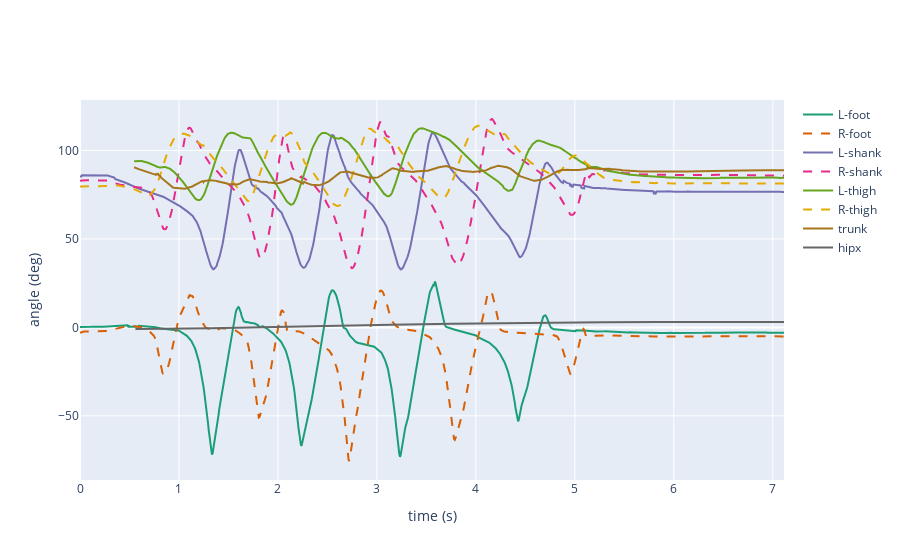

The code cell stored with this chart in its notebook:
### Code cell
"""
plot(file_dir = f_loc, patient_id = p_id, trial = t, 
        data_type='jnt', steps = False, cycle=False) 
    Or,
"""
# Set the default values.
emogis.plot(dataframe = df, data_type='jnt') # default: steps = False, cycle=False

# steps = True. meaning steptime is available and should be plotted
# cycle = True. meaning we are plotting the trial by cycle and not by time

### Figure 1 — Plotly figure (JSON) as saved in the notebook; plotly's stock layout.template omitted (floating-point values rounded to 4 significant figures; data arrays with more than 128 entries replaced by an {"elided": "..."} marker saying what was removed)
{"data": [{"hoverinfo": "x", "line": {"color": "#1b9e77", "width": 2}, "mode": "lines", "name": "L-foot", "text": {"elided": "1068 str values"}, "type": "scatter", "x": {"elided": "1068 float values"}, "y": {"elided": "1068 float values"}}, {"hoverinfo": "x", "line": {"color": "#d95f02", "dash": "dash", "width": 2}, "mode": "lines", "name": "R-foot", "type": "scatter", "x": {"elided": "1068 float values"}, "y": {"elided": "1068 float values"}}, {"hoverinfo": "x", "line": {"color": "#7570b3", "width": 2}, "mode": "lines", "name": "L-shank", "text": {"elided": "1068 str values"}, "type": "scatter", "x": {"elided": "1068 float values"}, "y": {"elided": "1068 float values"}}, {"hoverinfo": "x", "line": {"color": "#e7298a", "dash": "dash", "width": 2}, "mode": "lines", "name": "R-shank", "type": "scatter", "x": {"elided": "1068 float values"}, "y": {"elided": "1068 float values"}}, {"hoverinfo": "x", "line": {"color": "#66a61e", "width": 2}, "mode": "lines", "name": "L-thigh", "text": {"elided": "1068 str values"}, "type": "scatter", "x": {"elided": "1068 float values"}, "y": {"elided": "1068 float values"}}, {"hoverinfo": "x", "line": {"color": "#e6ab02", "dash": "dash", "width": 2}, "mode": "lines", "name": "R-thigh", "type": "scatter", "x": {"elided": "1068 float values"}, "y": {"elided": "1068 float values"}}, {"hoverinfo": "x", "line": {"color": "#a6761d", "width": 2}, "mode": "lines", "name": "trunk", "text": {"elided": "1068 str values"}, "type": "scatter", "x": {"elided": "1068 str values"}, "y": {"elided": "1068 float values"}}, {"hoverinfo": "x", "line": {"color": "#666666", "width": 2}, "mode": "lines", "name": "hipx", "text": {"elided": "1068 str values"}, "type": "scatter", "x": {"elided": "1068 str values"}, "y": {"elided": "1068 float values"}}], "layout": {"xaxis": {"title": {"text": "time (s)"}}, "yaxis": {"title": {"text": "angle (deg)"}}}}
